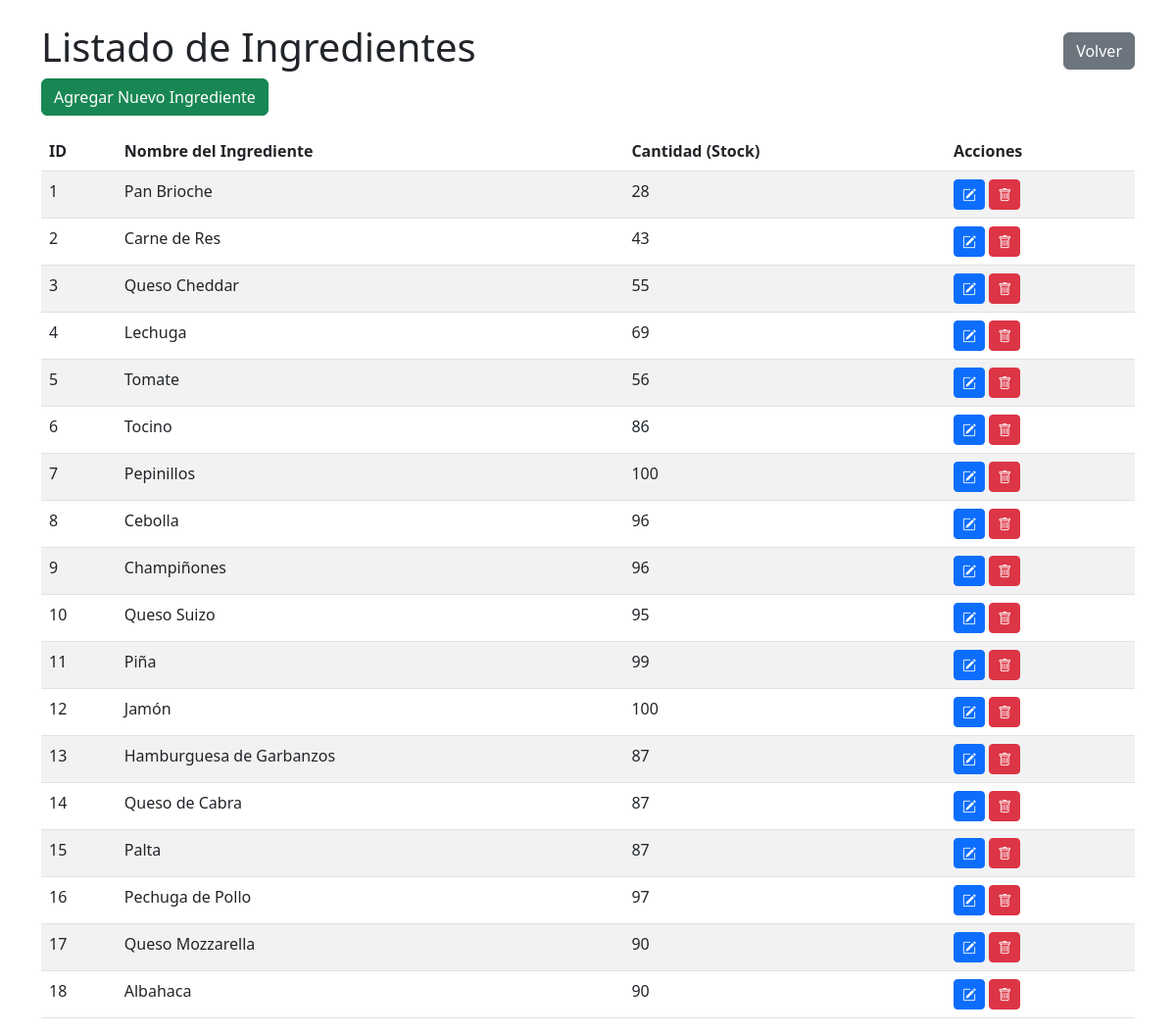
The app's page /mantenedores/ingredientes/listar.php with its own data.
### tables this page shows
CREATE TABLE `ingrediente` (
  `id_ingrediente` int(11) NOT NULL,
  `nombre_ingrediente` varchar(30) DEFAULT NULL,
  `cantidad` int(11) DEFAULT NULL,
  `umbral_reabastecimiento` int(11) NOT NULL DEFAULT 5
);

### mantenedores/ingredientes/listar.php (the view, shortened to what this page needs)
<?php
include '../../conexion.php';
$sql = "SELECT * FROM ingrediente";
$result = $conexion->query($sql);
?>
<!DOCTYPE html>
<html lang="es">
<head>
    <link href="https://cdn.jsdelivr.net/npm/bootstrap@5.3.0/dist/css/bootstrap.min.css" rel="stylesheet">
    <link href="https://cdn.jsdelivr.net/npm/bootstrap-icons@1.8.0/font/bootstrap-icons.css" rel="stylesheet">
</head>
<body>
<div class="container mt-4">
    <div class="d-flex justify-content-between align-items-center">
        <h1>Listado de Ingredientes</h1>
        <button class="btn btn-secondary" onclick="window.location.href='../../index/index-mantenedores.php'">Volver</button>
    </div>
    <a href="insertar.php" class="btn btn-success mb-3">Agregar Nuevo Ingrediente</a>
    <table class="table table-striped">
        <thead>
            <tr>
                <th>ID</th>
                <th>Nombre del Ingrediente</th>
                <th>Cantidad (Stock)</th>
                <th>Acciones</th>
            </tr>
        </thead>
        <tbody>
            <?php if ($result->num_rows > 0): ?>
                <?php while ($row = $result->fetch_assoc()): ?>
                    <tr>
                        <td><?php echo $row['id_ingrediente']; ?></td>
                        <td><?php echo $row['nombre_ingrediente']; ?></td>
                        <td><?php echo $row['cantidad']; ?></td>
                        <td>
                            <a href="editar.php?id=<?php echo $row['id_ingrediente']; ?>" class="btn btn-primary btn-sm"><i class="bi bi-pencil-square"></i></a>
                            <button class="btn btn-danger btn-sm" data-bs-toggle="modal" data-bs-target="#eliminarModal" data-id="<?php echo $row['id_ingrediente']; ?>"><i class="bi bi-trash"></i></button>
                        </td>
                    </tr>
                <?php endwhile; ?>
            <?php else: ?>
                <tr>
                    <td colspan="4" class="text-center">No se encontraron ingredientes.</td>
                </tr>
            <?php endif; ?>
        </tbody>
    </table>
</div>
</body>
</html>

### records on screen
ingrediente: id_ingrediente "1", nombre_ingrediente "Pan Brioche", cantidad "28"
ingrediente: id_ingrediente "2", nombre_ingrediente "Carne de Res", cantidad "43"
ingrediente: id_ingrediente "3", nombre_ingrediente "Queso Cheddar", cantidad "55"
ingrediente: id_ingrediente "4", nombre_ingrediente "Lechuga", cantidad "69"
ingrediente: id_ingrediente "5", nombre_ingrediente "Tomate", cantidad "56"
ingrediente: id_ingrediente "6", nombre_ingrediente "Tocino", cantidad "86"
ingrediente: id_ingrediente "7", nombre_ingrediente "Pepinillos", cantidad "100"
ingrediente: id_ingrediente "8", nombre_ingrediente "Cebolla", cantidad "96"
ingrediente: id_ingrediente "9", nombre_ingrediente "Champiñones", cantidad "96"
ingrediente: id_ingrediente "10", nombre_ingrediente "Queso Suizo", cantidad "95"
ingrediente: id_ingrediente "11", nombre_ingrediente "Piña", cantidad "99"
ingrediente: id_ingrediente "12", nombre_ingrediente "Jamón", cantidad "100"
ingrediente: id_ingrediente "13", nombre_ingrediente "Hamburguesa de Garbanzos", cantidad "87"
ingrediente: id_ingrediente "14", nombre_ingrediente "Queso de Cabra", cantidad "87"
ingrediente: id_ingrediente "15", nombre_ingrediente "Palta", cantidad "87"
ingrediente: id_ingrediente "16", nombre_ingrediente "Pechuga de Pollo", cantidad "97"
ingrediente: id_ingrediente "17", nombre_ingrediente "Queso Mozzarella", cantidad "90"
ingrediente: id_ingrediente "18", nombre_ingrediente "Albahaca", cantidad "90"
